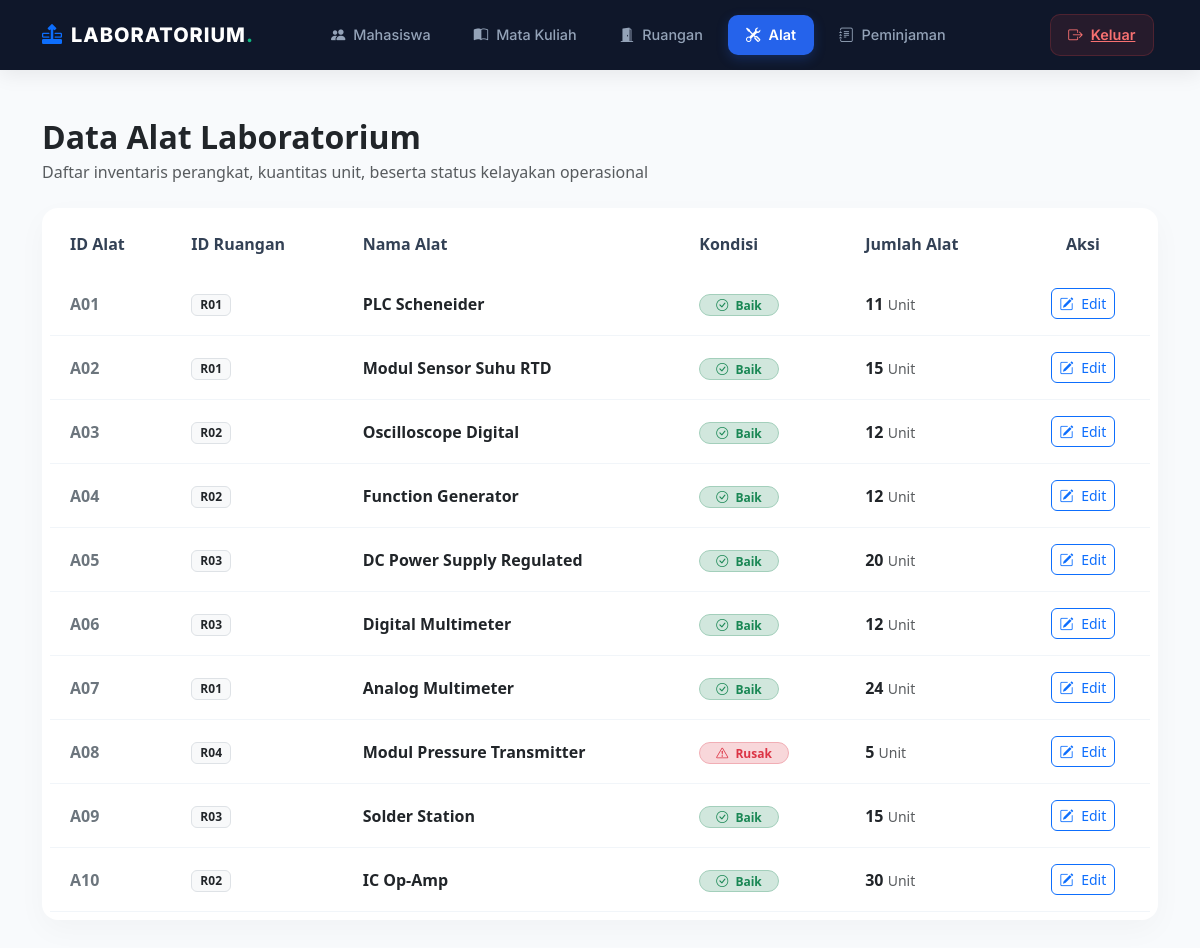
/alat.php, run on the app's committed database.
### tables this page shows
CREATE TABLE `alat` (
  `ID_Alat` varchar(10) NOT NULL,
  `ID_Ruangan` varchar(10) NOT NULL,
  `Nama_Alat` varchar(100) DEFAULT NULL,
  `Kondisi` varchar(20) DEFAULT NULL,
  `Jumlah_Alat` int(11) DEFAULT NULL
);

### alat.php (the view, shortened to what this page needs)
<?php
include 'koneksi.php';
$query = mysqli_query($conn, "SELECT ID_Alat, ID_Ruangan, Nama_Alat, Kondisi, Jumlah_Alat FROM alat");
?>
<!DOCTYPE html>
<html lang="id">
<head>
    <link href="https://cdn.jsdelivr.net/npm/bootstrap@5.3.3/dist/css/bootstrap.min.css" rel="stylesheet">
    <link href="https://cdn.jsdelivr.net/npm/bootstrap-icons@1.11.3/font/bootstrap-icons.min.css" rel="stylesheet">
</head>
<body>
<?php include 'components/navbar.php'; ?>
<div class="container my-5">
    <div class="mb-4">
        <h2 class="fw-bold text-dark mb-1">Data Alat Laboratorium</h2>
        <p class="text-muted mb-0">Daftar inventaris perangkat, kuantitas unit, beserta status kelayakan operasional</p>
    </div>
    <div class="card card-custom p-2">
        <div class="table-responsive">
            <table class="table table-premium align-middle mb-0">
                <thead>
                    <tr>
                        <th>ID Alat</th>
                        <th>ID Ruangan</th>
                        <th>Nama Alat</th>
                        <th>Kondisi</th>
                        <th>Jumlah Alat</th>
                        <th class="text-center">Aksi</th>
                    </tr>
                </thead>
                <tbody>
                    <?php while($row = mysqli_fetch_assoc($query)) { ?>
                        <tr>
                            <td class="fw-bold text-secondary"><?php echo $row['ID_Alat']; ?></td>
                            <td><span class="badge bg-light text-dark border px-2 py-1.5 rounded"><?php echo $row['ID_Ruangan']; ?></span></td>
                            <td class="fw-semibold text-dark"><?php echo $row['Nama_Alat']; ?></td>
                            <td>
                                <?php if(trim($row['Kondisi']) == 'Baik') { ?>
                                    <span class="badge bg-success-subtle text-success border border-success-subtle px-3 py-1.5 rounded-pill fw-semibold">
                                        <i class="bi bi-check-circle me-1"></i> Baik
                                    </span>
                                <?php } else { ?>
                                    <span class="badge bg-danger-subtle text-danger border border-danger-subtle px-3 py-1.5 rounded-pill fw-semibold">
                                        <i class="bi bi-exclamation-triangle me-1"></i> Rusak
                                    </span>
                                <?php } ?>
                            </td>
                            <td class="fw-bold text-dark"><?php echo $row['Jumlah_Alat']; ?> <span class="text-muted fw-normal small">Unit</span></td>
                            <td class="text-center">
                                <button type="button" class="btn btn-sm btn-outline-primary rounded-2 btn-edit-alat"
                                        data-id="<?php echo $row['ID_Alat']; ?>"
                                        data-nama="<?php echo $row['Nama_Alat']; ?>"
                                        data-kondisi="<?php echo $row['Kondisi']; ?>"
                                        data-jumlah="<?php echo $row['Jumlah_Alat']; ?>">
                                    <i class="bi bi-pencil-square me-1"></i> Edit
                                </button>
                            </td>
                        </tr>
                    <?php } ?>
                </tbody>
            </table>
        </div>
    </div>
</div>
</body>
</html>

### components/navbar.php (shortened to what this page needs)
<?php
$current_page = basename($_SERVER['PHP_SELF']);
?>
<nav class="navbar navbar-expand-lg navbar-dark navbar-premium sticky-top">
    <div class="container">
        <a class="navbar-brand d-flex align-items-center" href="ruangan.php">
            <i class="bi bi-layer-forward text-primary me-2"></i>
            <span>LABORATORIUM<span class="brand-dot">.</span></span>
        </a>
        <div class="collapse navbar-collapse" id="navbarNav">
            <div class="navbar-nav mx-auto">
                <div class="nav-item">
                    <a class="nav-link <?php echo ($current_page == 'mahasiswa.php') ? 'active-menu' : ''; ?>" href="mahasiswa.php">
                        <i class="bi bi-people-fill"></i> Mahasiswa
                    </a>
                </div>
                <div class="nav-item">
                    <a class="nav-link <?php echo ($current_page == 'matakuliah.php') ? 'active-menu' : ''; ?>" href="matakuliah.php">
                        <i class="bi bi-book-half"></i> Mata Kuliah
                    </a>
                </div>
                <div class="nav-item">
                    <a class="nav-link <?php echo ($current_page == 'ruangan.php' || $current_page == 'detail_ruangan.php') ? 'active-menu' : ''; ?>" href="ruangan.php">
                        <i class="bi bi-door-open-fill"></i> Ruangan
                    </a>
                </div>
                <div class="nav-item">
                    <a class="nav-link <?php echo ($current_page == 'alat.php') ? 'active-menu' : ''; ?>" href="alat.php">
                        <i class="bi bi-tools"></i> Alat
                    </a>
                </div>
                <div class="nav-item">
                    <a class="nav-link <?php echo ($current_page == 'peminjaman.php') ? 'active-menu' : ''; ?>" href="peminjaman.php">
                        <i class="bi bi-journal-text"></i> Peminjaman
                    </a>
                </div>
            </div>
            <div class="navbar-nav ms-auto">
                <div class="nav-item">
                    <a class="btn-logout-custom" href="logout.php">
                        <i class="bi bi-box-arrow-right"></i> Keluar
                    </a>
                </div>
            </div>
        </div>
    </div>
</nav>

### alat.php (style rules this page uses)
body { background-color: #f8fafc; font-family: 'Segoe UI', system-ui, sans-serif; }
.card-custom { border: none; border-radius: 16px; box-shadow: 0 10px 30px rgba(0, 0, 0, 0.03); background-color: #ffffff; overflow: hidden; }
.table-premium thead { background-color: #e2e8f0; }
.table-premium th { font-weight: 700; color: #334155; padding: 16px 20px; border: none; }
.table-premium tbody tr { border-bottom: 1px solid #f1f5f9; transition: all 0.2s ease; }
.table-premium td { padding: 16px 20px; vertical-align: middle; }

### components/navbar.php (style rules this page uses)
.navbar-premium { font-family: 'Inter', system-ui, -apple-system, sans-serif; background: #0f172a !important; box-shadow: 0 4px 20px rgba(0, 0, 0, 0.08); padding: 0.85rem 0; }
.navbar-premium .navbar-brand { font-weight: 800; letter-spacing: 0.05em; color: #ffffff !important; font-size: 1.25rem; }
.navbar-premium .brand-dot { color: #10b981; }
.navbar-premium .nav-item { margin: 0 4px; }
.navbar-premium .nav-link { color: #94a3b8 !important; font-weight: 500; font-size: 0.9rem; padding: 0.6rem 1.1rem !important; border-radius: 10px; transition: all 0.25s ease; display: flex; align-items: center; gap: 8px; }
.navbar-premium .nav-link.active-menu { color: #ffffff !important; background-color: #2563eb !important; font-weight: 600; box-shadow: 0 4px 12px rgba(37, 99, 235, 0.25); }
.btn-logout-custom { color: #f87171 !important; background-color: rgba(239, 68, 68, 0.1); border: 1px solid rgba(239, 68, 68, 0.2); font-weight: 600; font-size: 0.9rem; padding: 0.6rem 1.1rem !important; border-radius: 10px; transition: all 0.2s ease; display: flex; align-items: center; gap: 8px; }

### data on the page
alat: ID_Alat "A01", ID_Ruangan "R01", Nama_Alat "PLC Scheneider", Kondisi "Baik" (drawn), Jumlah_Alat "11"
alat: ID_Alat "A02", ID_Ruangan "R01", Nama_Alat "Modul Sensor Suhu RTD", Kondisi "Baik" (drawn), Jumlah_Alat "15"
alat: ID_Alat "A03", ID_Ruangan "R02", Nama_Alat "Oscilloscope Digital", Kondisi "Baik" (drawn), Jumlah_Alat "12"
alat: ID_Alat "A04", ID_Ruangan "R02", Nama_Alat "Function Generator", Kondisi "Baik" (drawn), Jumlah_Alat "12"
alat: ID_Alat "A05", ID_Ruangan "R03", Nama_Alat "DC Power Supply Regulated", Kondisi "Baik" (drawn), Jumlah_Alat "20"
alat: ID_Alat "A06", ID_Ruangan "R03", Nama_Alat "Digital Multimeter", Kondisi "Baik" (drawn), Jumlah_Alat "12"
alat: ID_Alat "A07", ID_Ruangan "R01", Nama_Alat "Analog Multimeter", Kondisi "Baik" (drawn), Jumlah_Alat "24"
alat: ID_Alat "A08", ID_Ruangan "R04", Nama_Alat "Modul Pressure Transmitter", Kondisi "Rusak" (drawn), Jumlah_Alat "5"
alat: ID_Alat "A09", ID_Ruangan "R03", Nama_Alat "Solder Station", Kondisi "Baik" (drawn), Jumlah_Alat "15"
alat: ID_Alat "A10", ID_Ruangan "R02", Nama_Alat "IC Op-Amp", Kondisi "Baik" (drawn), Jumlah_Alat "30"
